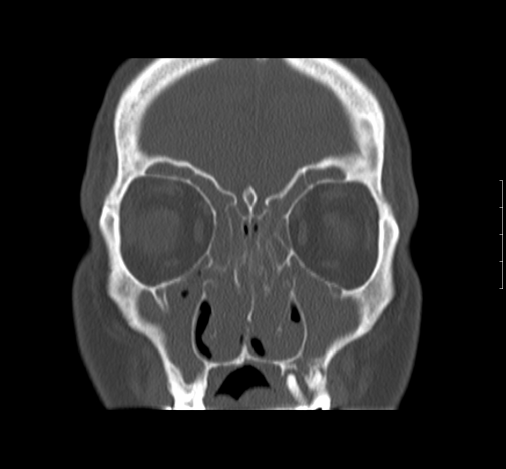
#> input picture images/CT/c1.JPG, 1012 x 938 px (shown at 1/2 size); its folder holds only this picture in this run
$ python -i SDC.py   (imports and definitions only)   (older library calls are emulated)
#> lines starting #> are read from the running program, lines starting #| are printed output that depends on the picture; after the words box and inside, x2 and y2 are one past the last pixel; in counts of white or black regions, pixels touching at a corner belong together
#> further down, picture is the input picture: shape (938, 1012, 3); min 0, max 255, mean 46.3
### morphsnakes.py
# -*- coding: utf-8 -*-

"""
morphsnakes
===========

This is a Python implementation of the algorithms introduced in the paper

  Márquez-Neila, P., Baumela, L., Álvarez, L., "A morphological approach
  to curvature-based evolution of curves and surfaces". IEEE Transactions
  on Pattern Analysis and Machine Intelligence (PAMI), 2013.

This implementation is intended to be as brief, understandable and self-contained
as possible. It does not include any enhancement to make it fast or efficient.

Any practical implementation of this algorithm should work only over the
neighbor pixels of the 0.5-levelset, not over all the embedding function,
and perhaps should feature multi-threading or GPU capabilities.

The classes MorphGAC and MorphACWE provide most of the functionality of this
module. They implement the Morphological Geodesic Active Contours and the
Morphological Active Contours without Edges, respectively. See the
aforementioned paper for full details.

See test.py for examples of usage.
"""

__author__ = "P. Márquez Neila <p.mneila@upm.es>"

from itertools import cycle

import numpy as np
from scipy import ndimage
from scipy.ndimage import binary_dilation, binary_erosion, \
                        gaussian_filter, gaussian_gradient_magnitude

class fcycle(object):

    def __init__(self, iterable):
        """Call functions from the iterable each time it is called."""
        self.funcs = cycle(iterable)

    def __call__(self, *args, **kwargs):
        f = next(self.funcs)
        return f(*args, **kwargs)


# SI and IS operators for 2D and 3D.
_P2 = [np.eye(3), np.array([[0,1,0]]*3), np.flipud(np.eye(3)), np.rot90([[0,1,0]]*3)]
_P3 = [np.zeros((3,3,3)) for i in range(9)]

_P3[0][:,:,1] = 1
_P3[1][:,1,:] = 1
_P3[2][1,:,:] = 1
_P3[3][:,[0,1,2],[0,1,2]] = 1
_P3[4][:,[0,1,2],[2,1,0]] = 1
_P3[5][[0,1,2],:,[0,1,2]] = 1
_P3[6][[0,1,2],:,[2,1,0]] = 1
_P3[7][[0,1,2],[0,1,2],:] = 1
_P3[8][[0,1,2],[2,1,0],:] = 1

_aux = np.zeros((0))
# [35 lines left out: functions SI, IS, not called in this run]

# SIoIS operator.
SIoIS = lambda u: SI(IS(u))
ISoSI = lambda u: IS(SI(u))
curvop = fcycle([SIoIS, ISoSI])

# Stopping factors (function g(I) in the paper).
# [5 lines left out: function gborders, not called in this run]

def glines(img, sigma=1.0):
    """Stopping criterion for image black lines."""
    return gaussian_filter(img, sigma)

class MorphACWE(object):
    """Morphological ACWE based on the Chan-Vese energy functional."""

    # [27 lines left out: functions __init__, set_levelset, not called in this run]

    levelset = property(lambda self: self._u,
                        set_levelset,
                        doc="The level set embedding function (u).")

    # [36 lines left out: functions step, run, not called in this run]


class MorphGAC(object):
    """Morphological GAC based on the Geodesic Active Contours."""

    # [27 lines left out: functions __init__, set_levelset, not called in this run]

    def set_balloon(self, v):
        self._v = v
        self._update_mask()

    def set_threshold(self, theta):
        self._theta = theta
        self._update_mask()

    # [11 lines left out: functions set_data, _update_mask, not called in this run]

    levelset = property(lambda self: self._u,
                        set_levelset,
                        doc="The level set embedding function (u).")
    data = property(lambda self: self._data,
                        set_data,
                        doc="The data that controls the snake evolution (the image or g(I)).")
    balloon = property(lambda self: self._v,
                        set_balloon,
                        doc="The morphological balloon parameter (ν (nu, not v)).")
    threshold = property(lambda self: self._theta,
                        set_threshold,
                        doc="The threshold value (θ).")

    # [132 lines left out: functions step, run, evolve_visual, evolve_visual3d, not called in this run]

### SDC.py
import cv2
import numpy as np
from skimage.feature import canny
from skimage import data, io, filters
from skimage.morphology import erosion,closing,opening,black_tophat, skeletonize, convex_hull_image
from skimage.morphology import disk
from scipy.ndimage.morphology import binary_fill_holes
from skimage.color import rgb2gray
from matplotlib import pyplot as ppl
from enhancment import *
import morphsnakes
from copy import copy
from scipy.misc import imread
import pickle

#   --------------------------------------------------

#   CLAHE Algorithm


# [4 lines left out: function adaptive_equalization, not called in this run]
#   --------------------------------------------------

#   --------------------------------------------------
#   Apply canny edge detection with morphologycal operations


def make_edges(image):
    blur = cv2.medianBlur(image, 9)
    edges1 = cv2.Canny(blur, 10, 50)
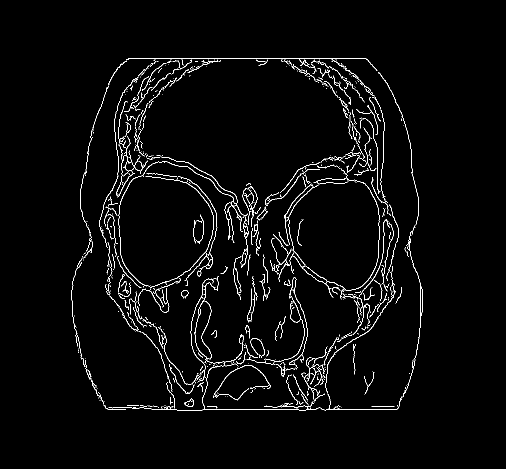
#> edges1: shape (938, 1012) (shown at 1/2 size); 2.4% white in thin lines or dots, all inside (x1, y1, x2, y2) = (143, 116, 845, 821)
    kernel = np.ones((3, 3), np.uint8)
    edges = cv2.dilate(edges1, kernel, iterations=1)
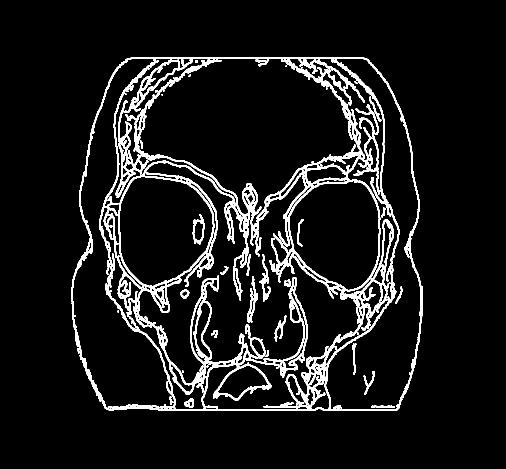
#> edges: shape (938, 1012) (shown at 1/2 size); 8.1% white; 40 white regions (12 under 20 px), largest, box (x1, y1, x2, y2) and area: (142, 115, 846, 822) 71821, (494, 552, 516, 646) 683, (385, 428, 409, 489) 498
    output = edges
    #output = remove_edges_noise(edges)
    return output
#   --------------------------------------------------


#   --------------------------------------------------
#   Remove background from CT
def crop_background(image, edge):
    output = crop_face(edge, image)
    return output
#   --------------------------------------------------

#   Resize Image with new height


def resize_image(image, new_height_value):
    output = crop_img(image, new_height=new_height_value)
    return output
#   --------------------------------------------------

#   --------------------------------------------------
#   Alogrithm to apply custom threshold in image


# [123 lines left out: functions make_threshold, remove_checkbones, make_merge, circle_levelset, sinus_left, sinus_right and 3 more, not called in this run]

>>> import cv2
>>> picture = cv2.cvtColor(cv2.imread('images/CT/c1.JPG'), cv2.COLOR_BGR2RGB)
>>> result = make_edges(picture)

$ run again, on images/CT/c10.jpg
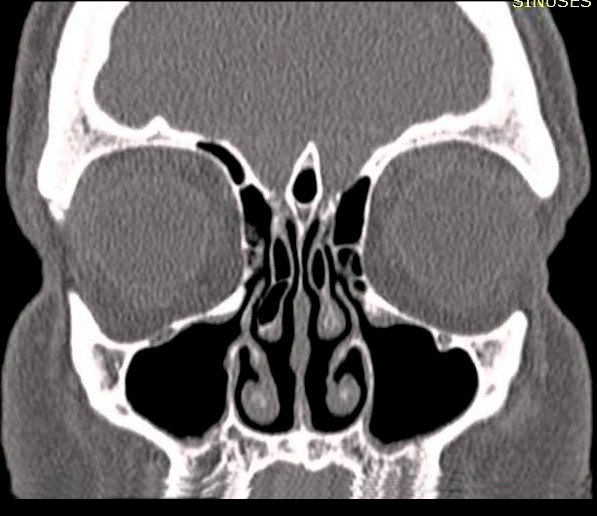
#> input picture images/CT/c10.jpg, 597 x 516 px
#> in make_edges, `edges1 = cv2.Canny(blur, 10, 50)`:
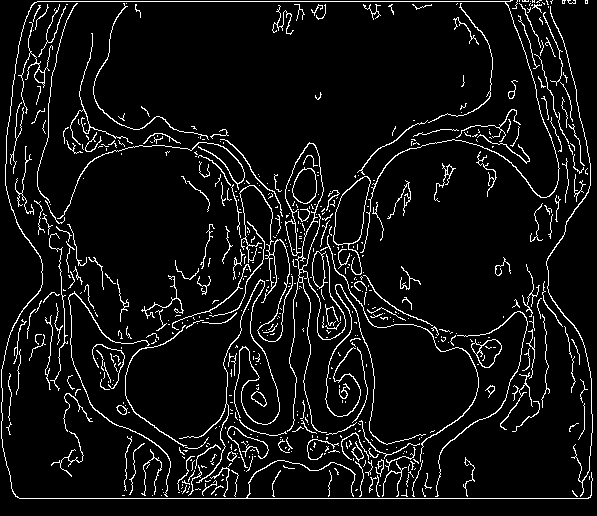
#> edges1: shape (516, 597); 6.9% white in thin lines or dots
#> in make_edges, `edges = cv2.dilate(edges1, kernel, iterations=1)`:
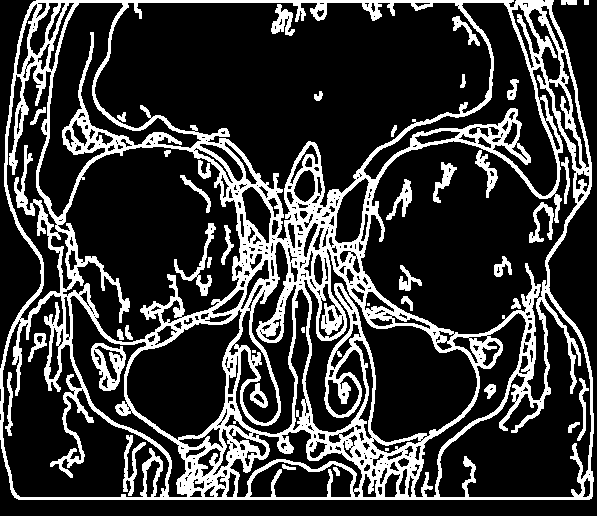
#> edges: shape (516, 597); 22.4% white; 42 white regions (3 under 20 px), largest, box (x1, y1, x2, y2) and area: (0, 0, 594, 500) 61929, (91, 343, 126, 391) 819, (174, 223, 216, 296) 572

$ run again, on images/CT/c11.jpg
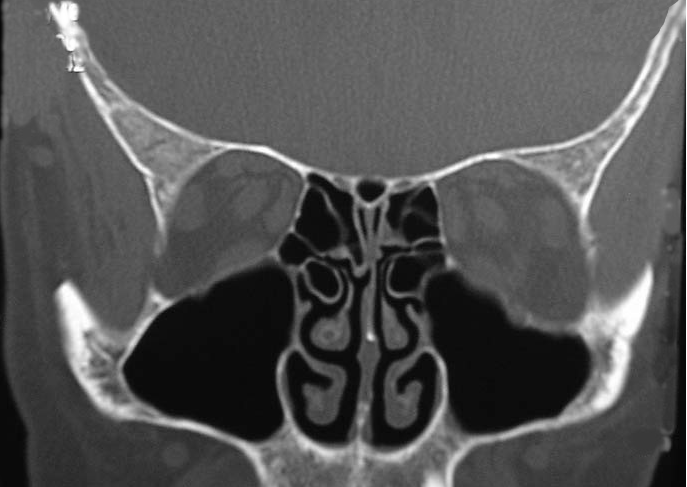
#> input picture images/CT/c11.jpg, 687 x 487 px
#> picture is the input picture: shape (487, 687, 3); min 3, max 255, mean 83.5
#> in make_edges, `edges1 = cv2.Canny(blur, 10, 50)`:
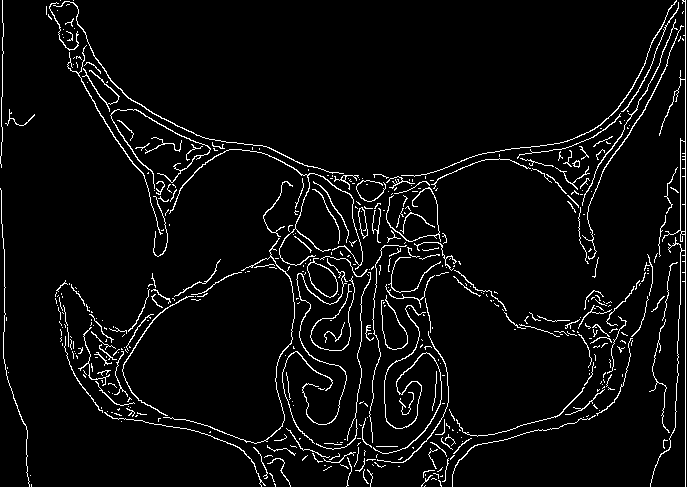
#> edges1: shape (487, 687); 4.8% white in thin lines or dots
#> in make_edges, `edges = cv2.dilate(edges1, kernel, iterations=1)`:
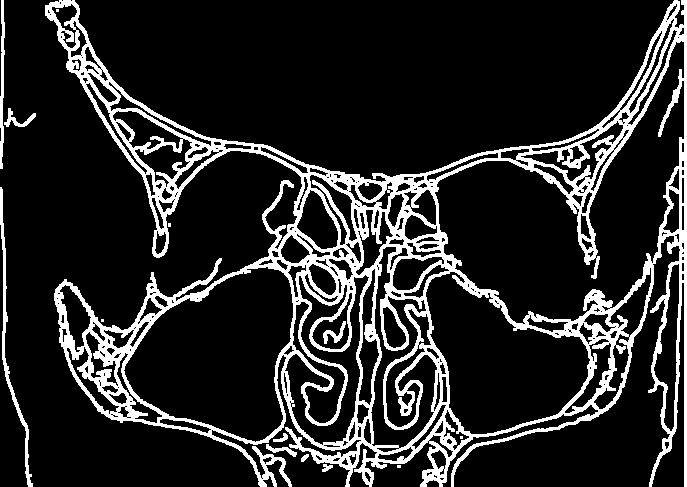
#> edges: shape (487, 687); 15.7% white; 14 white regions (5 under 20 px), largest, box (x1, y1, x2, y2) and area: (45, 0, 687, 487) 50294, (0, 187, 33, 487) 1031, (0, 0, 5, 169) 515

$ run again, on images/CT/c12.jpg
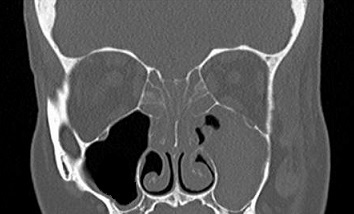
#> input picture images/CT/c12.jpg, 354 x 214 px
#> picture is the input picture: shape (214, 354, 3); min 0, max 255, mean 82
#> in make_edges, `edges1 = cv2.Canny(blur, 10, 50)`:
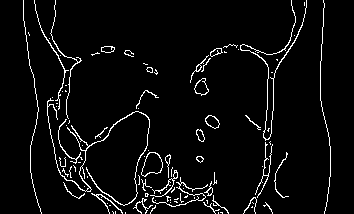
#> edges1: shape (214, 354); 4.7% white in thin lines or dots, all inside (x1, y1, x2, y2) = (23, 0, 331, 214)
#> in make_edges, `edges = cv2.dilate(edges1, kernel, iterations=1)`:
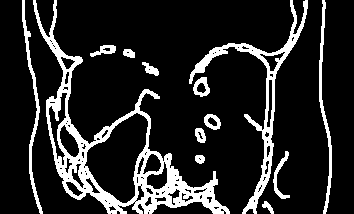
#> edges: shape (214, 354); 15% white; 13 white regions, largest, box (x1, y1, x2, y2) and area: (33, 0, 230, 214) 6295, (189, 0, 308, 214) 2467, (22, 0, 43, 214) 729
